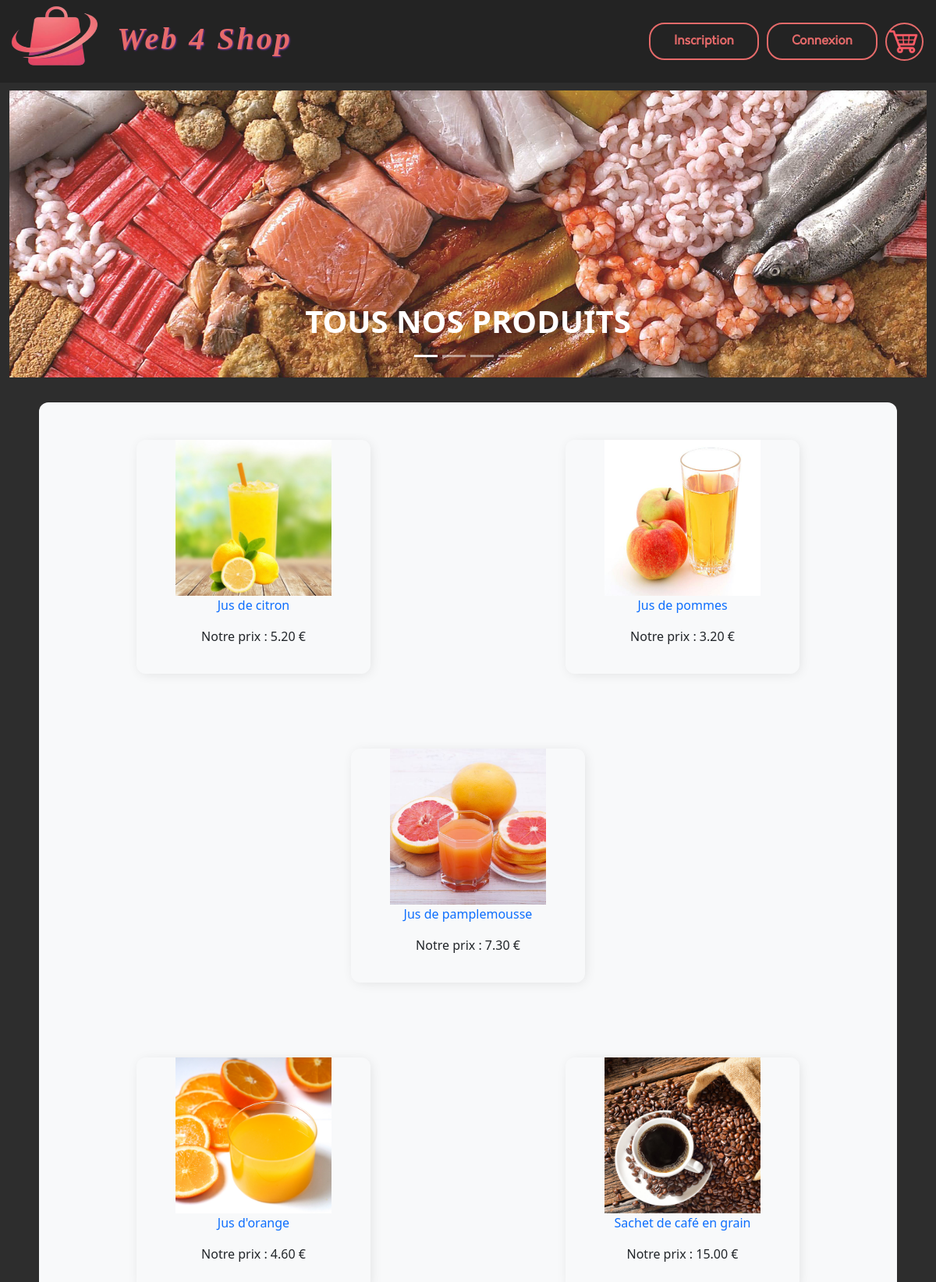
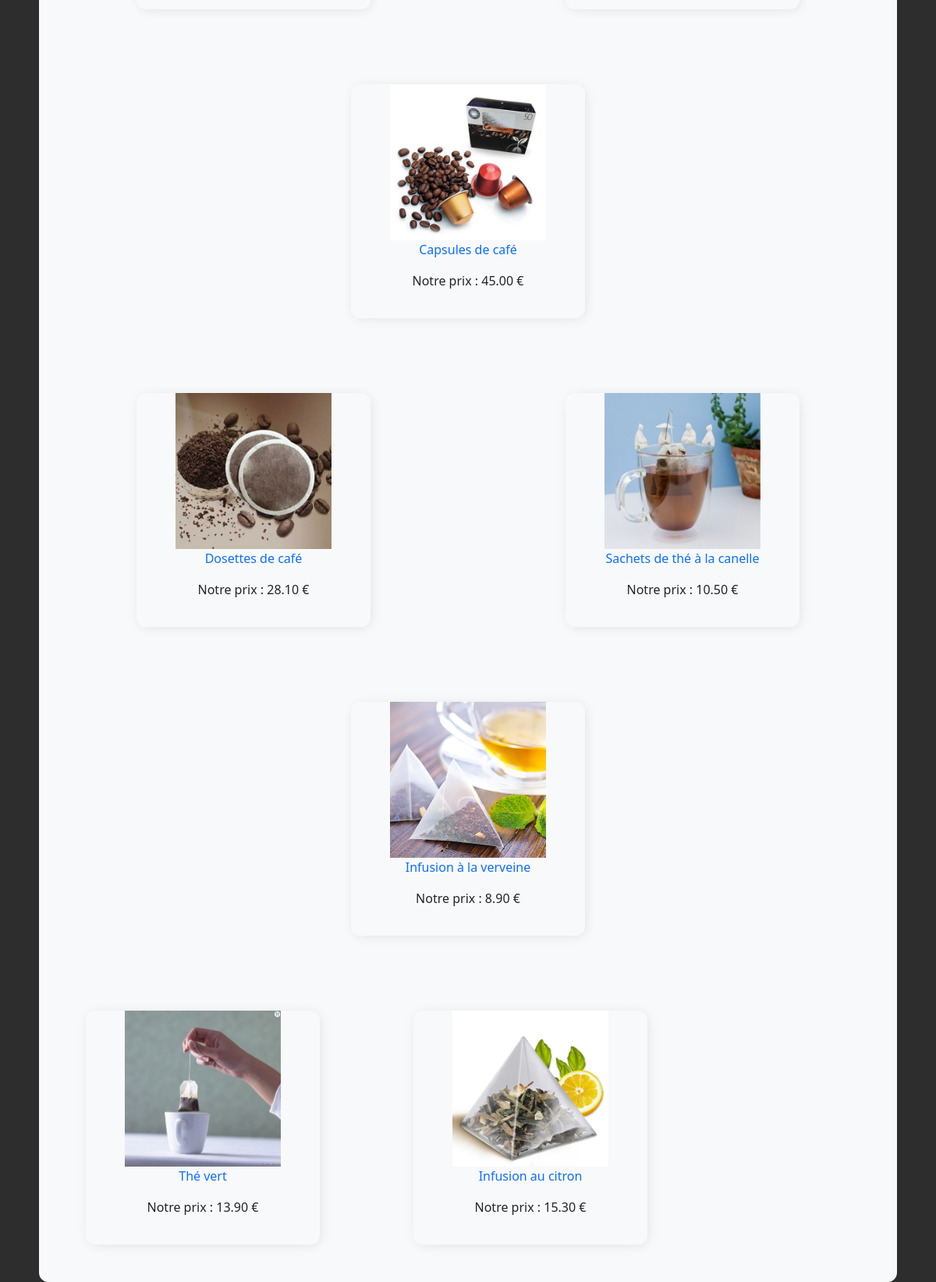
The app's page /index.php?action=categorie&idCat=1 with its own data (2 pictures, top to bottom).
### tables this page shows
CREATE TABLE `products` (
  `id` int(11) NOT NULL,
  `cat_id` tinyint(4) NOT NULL,
  `name` varchar(150) NOT NULL,
  `description` text NOT NULL,
  `image` varchar(30) NOT NULL,
  `price` decimal(5,2) NOT NULL,
  `quantity` int(3) NOT NULL
);

### Controleur/controleurCategorie.php (called while the page is built)
<?php
require_once 'Modele/produit.php';
require_once 'Modele/categorie.php';
require_once 'Vue/Vue.php';
class ControleurCategorie {
    private $produits;
    private $categories;
    private $nom;
    public function __construct(){
        $this->produits = new Produit();
        $this->categories = new Categorie();
        $this->nom = new Categorie();
    }
    public function categorie($idCat){
        $produits = $this->produits->getProdCat($idCat);
        $categories = $this->categories->getCategories();
        $nom = $this->nom->getNameCategorie($idCat);
        $vue = new Vue("Categorie");
        $vue->generer(array('produits' => $produits,'categories' => $categories,'nom' => $nom));
    }
}

### index.php (called while the page is built, shortened)
<?php
require 'Controleur/routeur.php';
$routeur = new Routeur();
$routeur->routerRequete();

### Modele/categorie.php (called while the page is built, shortened)
<?php
require_once 'Modele/Modele.php';
class Categorie extends Modele{
    public function getCategories(){
        $sql = 'SELECT * FROM categories';
        $categories = $this->executerRequete($sql);
        return $categories->fetchAll();
    }
    public function getNameCategorie($idCategorie){
        $sql = 'SELECT name FROM categories WHERE id=?';
        $nom = $this->executerRequete($sql,array($idCategorie));
        return $nom->fetch();
    }
}

### Modele/modele.php (called while the page is built, shortened)
<?php abstract class Modele {
    private $bdd;
    protected function executerRequete($sql, $params = null){
        if($params == null){
            $resultat = $this->getBDD()->query($sql);
        }
        else{
            $resultat = $this->getBDD()->prepare($sql);
            $resultat->execute($params);
        }
        return $resultat;
    }
    private function getBDD(){
        if($this->bdd == null){
            $this->bdd=new PDO('mysql:host=localhost;dbname=web4shop;charset=utf8','root','');
        }
        return $this->bdd;
    }
}

### Modele/produit.php (called while the page is built, shortened)
<?php
require_once 'Modele/Modele.php';
class Produit extends Modele{
    public function getProdCat($idCat){
        $sql = 'SELECT P.* FROM products P JOIN categories C ON P.cat_id=C.id WHERE C.id=?';
        $produits = $this->executerRequete($sql,array($idCat));
        if($produits->RowCount()>=1){
            return $produits->fetchAll();
        }
        else{
            throw new Exception("Aucune catégorie ne correspond à l'identifiant'$idCat'");
        }
    }
}

### Vue/vueCategorie.php (the view, shortened to what this page needs)
<?php $this->titre='WEB 4 SHOP : '.ucfirst($nom['name']); ?>
<div class="row align-items-center">
  <div class="col align-items-center mt-3 mb-3">
    <div id="ourCarousel" class="carousel slide" data-bs-ride="carousel">
      <div class="carousel-indicators">
        <button type="button" data-bs-target="#ourCarousel" data-bs-slide-to="0" class="active" aria-current="true"></button>
        <?php for($i = 1; $i < count($categories); $i++): ?>
          <button type="button" data-bs-target="#ourCarousel" data-bs-slide-to="<?=$i?>"></button>
        <?php endfor; ?>
        <button type="button" data-bs-target="#ourCarousel" data-bs-slide-to="3"></button>
      </div>
      <div class="carousel-inner">
        <div class="carousel-item active">
          <a href="index.php"><img src="Contenu/Images/tous_produits.jpg" style="width:100%;">
          <div class="carousel-caption d-none d-md-block">
            <h1 class="text-uppercase text-center fw-bold">TOUS NOS PRODUITS</h1>
          </div>
          </a>
        </div>
        <?php for($i = 0; $i < count($categories); $i++): ?>
          <div class="carousel-item">
            <a href="<?="index.php?action=categorie&idCat=".$categories[$i]['id']?>" class="text-decoration-none"><img src="<?="Contenu/Images/".$categories[$i]['name'].".jpg"?>" class="d-block mx-auto" alt="<?=$categories[$i]['name']?>" style="width:100%;">
            <div class="carousel-caption d-none d-md-block">
              <h1 class="text-uppercase text-center fw-bold">NOS <?=$categories[$i]['name']?></h1>
            </div>
            </a>
          </div>
        <?php endfor; ?>
      </div>
      <button class="carousel-control-prev" type="button" data-bs-target="#ourCarousel" data-bs-slide="prev">
        <span class="carousel-control-prev-icon" aria-hidden="true"></span>
      </button>
      <button class="carousel-control-next" type="button" data-bs-target="#ourCarousel" data-bs-slide="next">
        <span class="carousel-control-next-icon" aria-hidden="true"></span>
      </button>
    </div>
  </div>
</div>
<div class="row">
  <div class="col-11 bg-light mx-auto mt-3" style="border-radius: 12px;">
  <?php for($i = 0; $i < count($produits); $i = $i + 3): ?>
    <div class="row">
      <div class="col d-flex justify-content-center text-center m-5">
        <div class="boxed">
          <a class="text-decoration-none" href="<?= "index.php?action=details&idProduit=".$produits[$i]['id'] ?>">
          <img class="img-prod" src="<?= "Contenu/Images/".$produits[$i]['image']?>">
          <p><?=$produits[$i]['name']?></p></a>
          <p>Notre prix : <?=$produits[$i]['price']; ?> €</p>
        </div>
      </div>
      <div class="col d-flex justify-content-center text-center m-5">
        <?php if($i+1 < count($produits)): ?>
          <div class="boxed">
            <a class="text-decoration-none" href="<?= "index.php?action=details&idProduit=".$produits[$i+1]['id'] ?>">
            <img class="img-prod" src="<?= "Contenu/Images/".$produits[$i+1]['image']?>">
            <p><?=$produits[$i+1]['name']?></p></a>
            <p>Notre prix : <?=$produits[$i+1]['price']; ?> €</p>
          </div>
        <?php endif;?>
      </div>
      <div class="col d-flex justify-content-center text-center m-5">
        <?php if($i+2 < count($produits)): ?>
          <div class="boxed">
            <a class="text-decoration-none" href="<?= "index.php?action=details&idProduit=".$produits[$i+2]['id'] ?>">
            <img class="img-prod" src="<?= "Contenu/Images/".$produits[$i+2]['image']?>">
            <p><?=$produits[$i+2]['name']?></p></a>
            <p>Notre prix : <?=$produits[$i+2]['price']; ?> €</p>
          </div>
        <?php endif;?>
      </div>
    </div>
  <?php endfor; ?>
  </div>
</div>

### Vue/gabarit.php (shortened to what this page needs)
<!doctype html>
<html lang="fr">
  <head>
    <link href="https://cdn.jsdelivr.net/npm/bootstrap@5.0.2/dist/css/bootstrap.min.css" rel="stylesheet">
    <link rel="stylesheet" type="text/css" href="Contenu/Style/style.css"/>
  </head>
  <body style="background: rgb(45,45,45);">
    <div class="container-fluid">
      <div id="menu" class="row fixed-top justify-content-between"
           style="background-color: rgb(35,35,35);">
        <div class="col">
          <a href="index.php" class="text-decoration-none d-inline-flex">
          <img src="Contenu/Images/logo.png" style="width: 150px; height: 100px;"><h1 class="fst-italic fw-bold my-auto d-none d-md-block" style="letter-spacing:3px; font-family: Serif; color: rgb(230, 106, 106); text-shadow: 1px 1px 2px rgb(113, 54, 156);">Web 4 Shop</h1></a>
        </div>
        <div class="col text-center d-flex justify-content-end align-items-center me-3">
          <?php
            if($_SESSION['logged']){
              echo ('<a href=index.php?action=moncompte class="buttn text-uppercase">');
              echo ($_SESSION["pseudo"].'</a>');
              echo ('<a style="margin-left:10px;" href=index.php?action=inscription class="buttn">');
              echo ('Déconnexion</a>');
            }
            else {
              echo ('<a href=index.php?action=inscription class="buttn">');
              echo ('Inscription</a>');
              echo ('<a style="margin-left:10px;" href=index.php?action=connexion class="buttn">');
              echo ('Connexion</a>');
            }
            echo ('<a style="margin-left:10px;" href=index.php?action=panier class="buttn-panier">');
            echo ('<img src="Contenu/Images/logo-panier.png" style="width:45px; height:45px;"></a>');
          ?>
        </div>
      </div>
      <div style="height: 100px"></div>
      <?=$contenu?>
    </div>
  </body>
</html>

### Controleur/routeur.php (shortened to what this page needs)
<?php
require_once 'Controleur/controleurCategorie.php';
require_once 'Vue/vue.php';
class Routeur {
  private $ctrlAccueil;
  private $ctrlCaracteristiques;
  private $ctrlCategorie;
  public function __construct(){
    $this->ctrlAccueil = new ControleurAccueil();
    $this->ctrlCaracteristiques = new ControleurCaracteristiques();
    $this->ctrlCategorie = new ControleurCategorie();
  }
  public function routerRequete(){
    try {
      if(isset($_GET['action'])){
        if($_GET['action']=='details'){
          $idProduit=intval($this->getParametre($_GET,'idProduit'));
          if($idProduit!=0){
            $this->ctrlCaracteristiques->caracteristiques($idProduit);
          }
          else{
            throw new Exception("Identifiant du produit incorrect");
          }
          if(isset($_POST['ajoutPanier'])){
            if($_SESSION['logged']){
              $pseudoClient=$this->getParametre($_SESSION,'pseudo');
              $client=$this->ctrlCaracteristiques->ctrlGetCustomerId($pseudoClient);
              $idClient=$client['customer_id'];
              $qteProduit=intval($this->getParametre($_POST,'qte'));
              if($qteProduit==NULL) {
                $qteProduit=1;
              }
              if($this->ctrlCaracteristiques->ctrlCheckOrder($idClient)){
                $commande=$this->ctrlCaracteristiques->ctrlGetIdOrder($idClient);
                $idCommande=$commande['id'];
                if($this->ctrlCaracteristiques->ctrlAddProduct($idCommande,$idProduit,$qteProduit)){
                  echo('fuck yes');
                }
                else{
                  throw new Exception("Produit en rupture de stock/en quantité insuffisante");
                }
              }
              else{
                $this->ctrlCaracteristiques->ctrlCreateOrder($idClient);
                $commande=$this->ctrlCaracteristiques->ctrlGetIdOrder($idClient);
                $idCommande=$commande['id'];
                if($this->ctrlCaracteristiques->ctrlAddProduct($idCommande,$idProduit,$qteProduit)){
                  header('Location:index.php?action=panier');
                }
                else{
                  throw new Exception("Produit en rupture de stock/en quantité insuffisante");
                }
              }
            }
            else{
              throw new Exception("Connectez vous avant d'acheter");
            }
          }
        }
        else if($_GET['action']=='categorie'){
          $id=intval($this->getParametre($_GET,'idCat'));
          if($id!=0){
            $this->ctrlCategorie->categorie($id);
          }
          else{
            throw new Exception("Identifiant de la catégorie incorrect");
          }
        }
      }
      else{
        $this->ctrlAccueil->accueil();
      }
    }
    catch(Exception $e){
      $this->erreur($e->getMessage());
    }
  }
  private function getParametre($tableau,$nom){
    if(isset($tableau[$nom])){
      return $tableau[$nom];
    }
    else{
      throw new Exception("Paramètre '$nom' absent");
    }
  }
}

### Vue/vue.php (shortened to what this page needs)
<?php
class Vue {
    private $fichier;
    private $titre;
    public function __construct($action){
        $this->fichier = "Vue/vue".$action.".php";
    }
    public function generer($donnees){
        $contenu = $this->genererFichier($this->fichier,$donnees);
        $vue = $this->genererFichier('Vue/gabarit.php',array('titre' => $this->titre, 'contenu' => $contenu));
        echo $vue;
    }
    private function genererFichier($fichier,$donnees){
        if(file_exists($fichier)){
            extract($donnees);
            require $fichier;
            return ob_get_clean();
        }
        else{
            throw new Exception("Fichier '$fichier' introuvable");
        }
    }
}

### Contenu/Style/style.css (style rules this page uses)
.buttn { color: rgb(230, 106, 106); border: solid 2px rgb(230, 106, 106); border-radius: 20px; padding: 10px 30px; text-decoration: none; font-family: "Orkney"; font-weight: bold; transition: 0.3s; }
.buttn-panier { color: rgb(230, 106, 106); border: solid 2px rgb(230, 106, 106); border-radius: 40px; text-decoration: none; font-family: "Orkney"; font-weight: bold; transition: 0.3s; }
.boxed { height: 300px; width: 300px; transition: 0.3s; z-index: 10; border-radius: 12px; box-shadow: 2px 2px 15px -2px rgba(0,0,0,0.1); }
.img-prod { height:200px; width:200px; }

### records on screen
products: image (picture), name "Jus de citron", price "5.20"
products: image (picture), name "Jus de pommes", price "3.20"
products: image (picture), name "Jus de pamplemousse", price "7.30"
products: image (picture), name "Jus d'orange", price "4.60"
products: image (picture), name "Sachet de café en grain", price "15.00"
products: image (picture), name "Capsules de café", price "45.00"
products: image (picture), name "Dosettes de café", price "28.10"
products: image (picture), name "Sachets de thé à la canelle", price "10.50"
products: image (picture), name "Infusion à la verveine", price "8.90"
products: image (picture), name "Thé vert", price "13.90", products.image (picture)
products: name "Infusion au citron", price "15.30"
